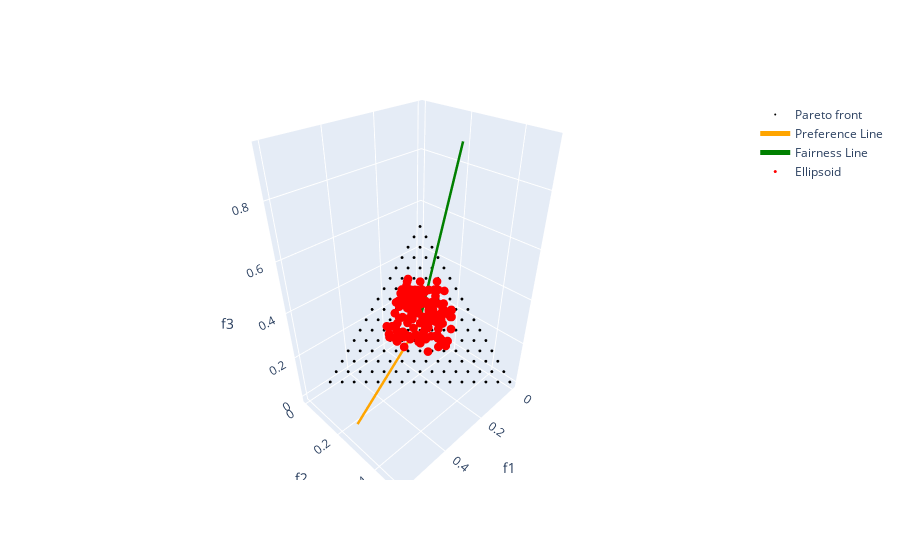

This figure's notebook cell:
### Code cell
plot_3d_plotly(pf, ref_dir, fair_dir, res_soften)

### Figure 1 — Plotly figure (JSON) as saved in the notebook; plotly's stock layout.template omitted (floating-point values rounded to 4 significant figures; data arrays with more than 128 entries replaced by an {"elided": "..."} marker saying what was removed)
{"data": [{"marker": {"color": "black", "size": 1}, "mode": "markers", "name": "Pareto front", "type": "scatter3d", "x": {"elided": "136 float values"}, "y": {"elided": "136 float values"}, "z": {"elided": "136 float values"}}, {"line": {"color": "orange", "width": 5}, "mode": "lines", "name": "Preference Line", "type": "scatter3d", "x": [0, 0.6], "y": [0, 0.3], "z": [0, 0.1]}, {"line": {"color": "green", "width": 5}, "mode": "lines", "name": "Fairness Line", "type": "scatter3d", "x": [0, 0.1562], "y": [0, 0.3123], "z": [0, 0.937]}, {"marker": {"color": "red", "size": 3}, "mode": "markers", "name": "Ellipsoid", "type": "scatter3d", "x": {"elided": "146 float values"}, "y": {"elided": "146 float values"}, "z": {"elided": "146 float values"}}], "layout": {"scene": {"xaxis": {"title": {"text": "f1"}}, "yaxis": {"title": {"text": "f2"}}, "zaxis": {"title": {"text": "f3"}}}}}
